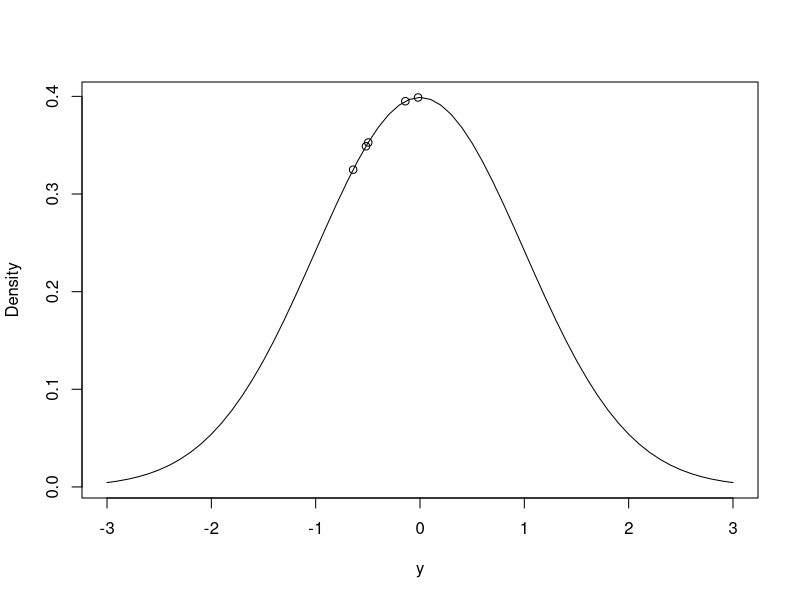
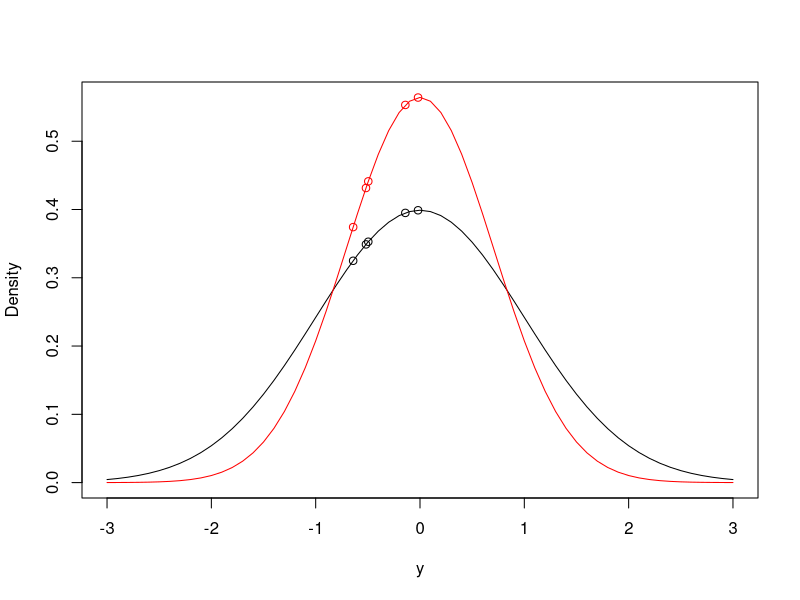
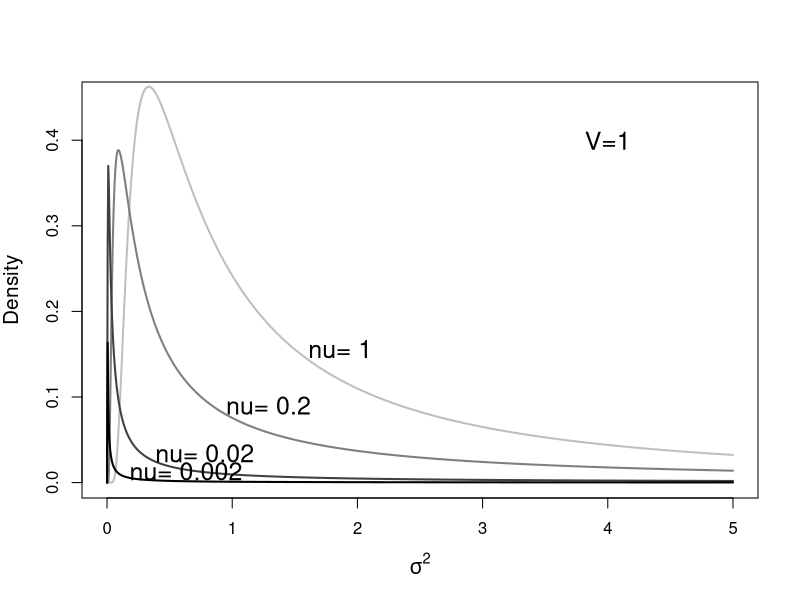

Source code (R) for these figures, in order: (Note: this script raises an error after producing the figures.)
## ---- chunk 1
Ndata<-data.frame(y=rnorm(5, mean=0, sd=sqrt(1)))
Ndata$y
## ---- chunk 2
possible.y<-seq(-3,3,0.1)                          # possible values of y
Probability<-dnorm(possible.y, mean=0, sd=sqrt(1)) # density of possible values 
plot(Probability~possible.y, type="l", ylab="Density", xlab="y")
Probability.y<-dnorm(Ndata$y, mean=0, sd=sqrt(1))  # density of actual values
points(Probability.y~Ndata$y)
## ---- chunk 3
prod(dnorm(Ndata$y, mean=0, sd=sqrt(1)))
## ---- chunk 4
prod(dnorm(Ndata$y, mean=0, sd=sqrt(0.5)))
## ---- chunk 5
pos.y<-seq(-3,3,0.1)
plot(dnorm(pos.y, mean=0, sd=sqrt(1))~pos.y, type="l", ylim=c(0,max(dnorm(0, mean=0, sd=sqrt(0.5)))), ylab="Density", xlab="y")
points(Ndata$y, dnorm(Ndata$y, mean=0, sd=sqrt(1)))
lines(dnorm(pos.y, mean=0, sd=sqrt(0.5))~pos.y, type="l", col="red")
points(Ndata$y, dnorm(Ndata$y, mean=0, sd=sqrt(0.5)), col="red")
## ---- chunk 6
loglik<-function(par, y){sum(dnorm(y, par[1], sqrt(par[2]), log=TRUE))}
mu<-seq(-2,2,length=100)
sigma2<-seq(0.0001,5,length=100)
L<-matrix(0,100,100)
P<-L
for(i in 1:100){
for(j in 1:100){
L[i,j]<-loglik(c(mu[i], sigma2[j]), Ndata$y)
}}
## ---- chunk 7
loglik<-function(par, y){sum(dnorm(y, par[1], sqrt(par[2]), log=TRUE))}
MLest<-optim(c(mean=0,var=1), fn=loglik, y=Ndata$y, control = list(fnscale = -1,reltol=1e-16))$par
## ---- chunk 8
MLest
## ---- chunk 9
m1a.1<-glm(y~1, data=Ndata)
summary(m1a.1)
## ---- chunk 10
MLest["var"]*(5/4)
## ---- chunk 11
xv<-seq(1e-16,5,length=1000)
plot(0, type="n", ylim=c(0,0.45), xlim=c(0,5), xlab=expression(sigma^2), ylab="Density", cex.lab=1.25)
nu<-c(1,0.2,0.02, 0.002)
V<-1
for(i in 1:4){
dv<-dgamma(1/xv, shape=nu[i]/2, rate=(nu[i]*V)/2)/(xv^2)
lines(dv~xv, type="l", col=paste("gray", 100-i*25), lwd=2)
text(xv[which.min(abs(log(dv)-log(0.1*xv))[-1])+1],dv[which.min(abs(log(dv)-log(0.1*xv))[-1])+1], paste("nu=", nu[i]), pos=4, cex=1.5)
}
text(4,0.4, "V=1", cex=1.5)
## ---- chunk 12
logprior<-function(par, priorR, priorB){
    dnorm(par[1], mean=priorB$mu, sd=sqrt(priorB$V), log=TRUE)+dgamma(1/par[2],shape=priorR$nu/2, rate=(priorR$nu*priorR$V)/2, log=TRUE)-2*log(par[2])  
}
## ---- chunk 13
prior<-list(R=list(V=1, nu=0.002), B=list(mu=0, V=1e+8))
## ---- chunk 14
loglikprior<-function(par, y, priorR, priorB){
loglik(par,y)+logprior(par,priorR,priorB)
}
## ---- chunk 15
P<-L
for(i in 1:100){
for(j in 1:100){
P[i,j]<-loglikprior(c(mu[i], sigma2[j]), Ndata$y, prior$R, prior$B)
}}
## ---- chunk 16
Best<-optim(c(mean=0,var=1), fn=loglikprior, y=Ndata$y, priorR=prior$R, priorB=prior$B, method="L-BFGS-B", lower=c(-1e+5, 1e-5), upper=c(1e+5,1e+5), control = list(fnscale = -1, factr=1e-16))$par
Best
## ---- chunk 17
m1a.2<-MCMCglmm(y~1, data=Ndata, prior=prior, thin=1)
## ---- chunk 18
nb<-names(Best)
names(Best)<-NULL
## ---- chunk 19
exp(loglikprior(Best, Ndata$y, prior$R, prior$B)-loglikprior(c(0,1), Ndata$y, prior$R, prior$B))
## ---- chunk 20
names(Best)<-nb
## ---- chunk 21
prop.table(table(m1a.2$Sol>-2 & m1a.2$Sol<2 & m1a.2$VCV<5))
## ---- chunk 22
P.new<-L
mu.new<-seq(Best[1]-1, Best[1]+1, length=100)
sigma2.new<-seq(max(Best[2]-1,0.00001), Best[2]+1, length=100)
for(i in 1:100){
for(j in 1:100){
P.new[i,j]<-loglikprior(c(mu.new[i], sigma2.new[j]), Ndata$y, prior$R, prior$B)
}}
## ---- chunk 23
P.new2<-L
mu.new<-seq(Best[1]-1, Best[1]+1, length=100)
sigma2.new2<-seq(1, Best[2]+2, length=100)
for(i in 1:100){
for(j in 1:100){
P.new2[i,j]<-loglikprior(c(mu.new[i], sigma2.new2[j]), Ndata$y, prior$R, prior$B)
}}
## ---- chunk 24
autocorr(m1a.2$Sol)
autocorr(m1a.2$VCV)
## ---- chunk 25
plot(m1a.2$Sol)
## ---- chunk 26
plot(log(m1a.2$VCV))
## ---- chunk 27
prior.m1a.3<-list(R=list(V=1, nu=0))
m1a.3<-MCMCglmm(y~1, data=Ndata, thin=1, prior=prior.m1a.3)
kda.3<-kde2d(m1a.3$Sol, log(m1a.3$VCV), lims=c(-2,2,log(0.1),log(5)), n=50)
kda.3$y<-exp(kda.3$y)
## ---- chunk 28
prior.m1a.4<-list(R=list(V=1e-16, nu=-2))
m1a.4<-MCMCglmm(y~1, data=Ndata, thin=1, prior=prior.m1a.4)
## ---- chunk 29
kda.4<-kde2d(m1a.4$Sol, log(m1a.4$VCV), lims=c(-2,2,log(0.1),log(5)), n=50)
kda.4$y<-exp(kda.4$y)
